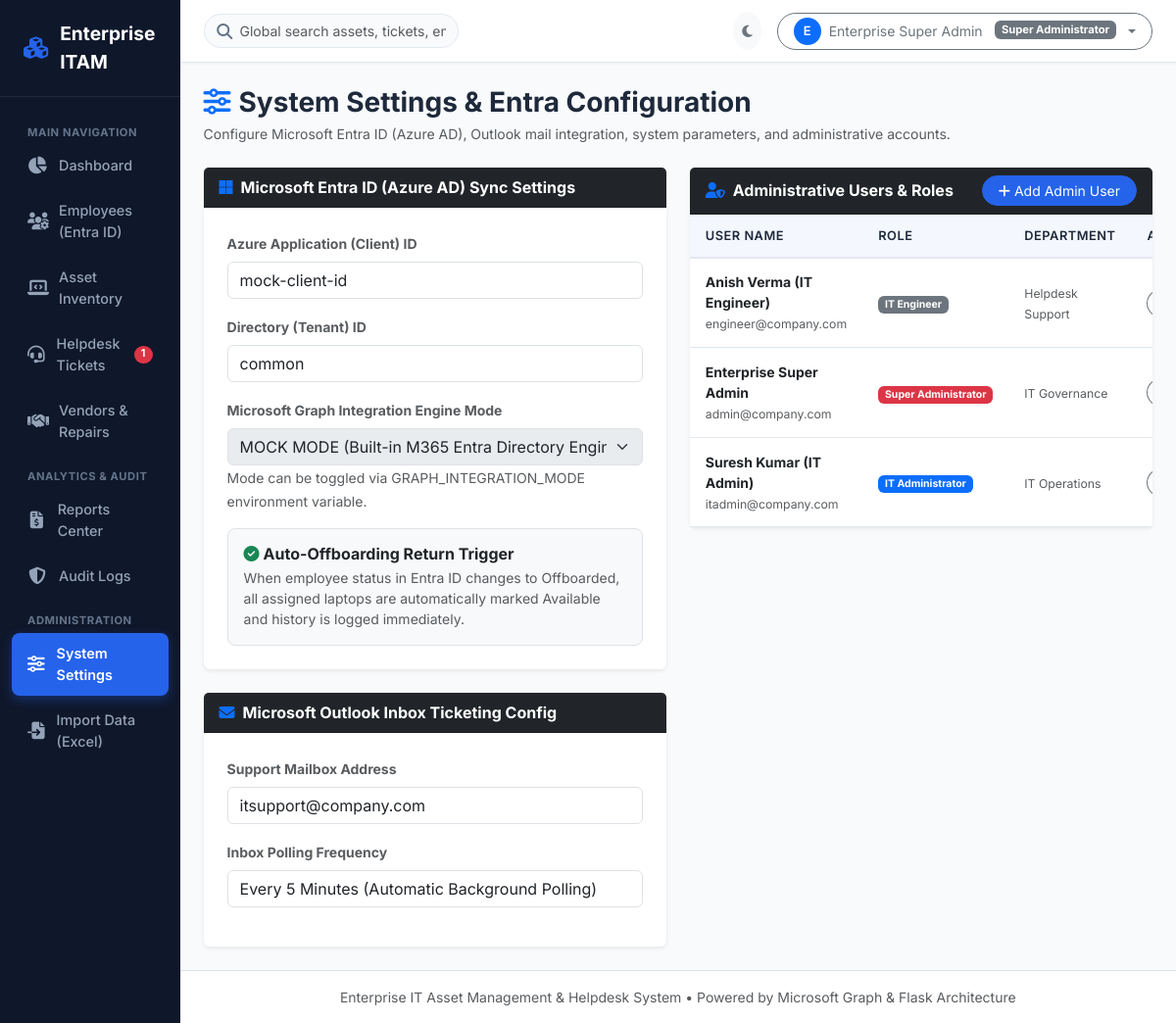
Screenshot of /settings/ (signed in) with the database file from the repository.
### app/models/user.py (models this page shows, shortened)
class User(UserMixin, db.Model):
    __tablename__ = 'users'
    id = db.Column(db.Integer, primary_key=True)
    username = db.Column(db.String(80), unique=True, nullable=False)
    email = db.Column(db.String(120), unique=True, nullable=False)
    full_name = db.Column(db.String(120), nullable=False)
    password_hash = db.Column(db.String(256), nullable=False)
    role = db.Column(db.String(50), nullable=False, default=Role.IT_ENGINEER)
    department = db.Column(db.String(100), default='IT Support')
    is_active = db.Column(db.Boolean, default=True)
    created_at = db.Column(db.DateTime, default=datetime.utcnow)
    last_login_at = db.Column(db.DateTime, nullable=True)
    assigned_tickets = db.relationship('Ticket', backref='assigned_engineer', lazy='dynamic', foreign_keys='Ticket.assigned_engineer_id')
    @property
    def is_super_admin(self):
        return self.role == Role.SUPER_ADMIN
    @property
    def is_it_admin(self):
        return self.role == Role.IT_ADMIN or self.role == Role.SUPER_ADMIN
    def can_change_settings(self):
        return self.is_super_admin

### app/blueprints/settings/routes.py (the view)
@settings_bp.route('/')
@login_required
def index():
    if not current_user.can_change_settings():
        flash('Access denied. Only Super Administrators can view system settings.', 'danger')
        return redirect(url_for('dashboard.index'))
    users = User.query.order_by(User.full_name.asc()).all()
    return render_template(
        'settings/index.html',
        users=users,
        roles=[Role.SUPER_ADMIN, Role.IT_ADMIN, Role.IT_ENGINEER],
        config=current_app.config
    )

### app/templates/settings/index.html (shortened to what this page needs)
{% extends "base.html" %}
{% block content %}
<div class="d-flex align-items-center justify-content-between mb-4">
    <div>
        <h3 class="fw-bold mb-1"><i class="fas fa-sliders text-primary me-2"></i>System Settings & Entra Configuration</h3>
        <p class="text-muted small mb-0">Configure Microsoft Entra ID (Azure AD), Outlook mail integration, system parameters, and administrative accounts.</p>
    </div>
</div>
<div class="row g-4">
    <div class="col-12 col-lg-6">
        <div class="card border-0 shadow-sm mb-4">
            <div class="card-header bg-dark text-white fw-bold">
                <i class="fab fa-microsoft me-2 text-primary"></i>Microsoft Entra ID (Azure AD) Sync Settings
            </div>
            <div class="card-body p-4">
                <div class="mb-3">
                    <label class="form-label small fw-bold text-muted">Azure Application (Client) ID</label>
                    <input type="text" class="form-control" value="{{ config.AZURE_CLIENT_ID }}" readonly>
                </div>
                <div class="mb-3">
                    <label class="form-label small fw-bold text-muted">Directory (Tenant) ID</label>
                    <input type="text" class="form-control" value="{{ config.AZURE_TENANT_ID }}" readonly>
                </div>
                <div class="mb-3">
                    <label class="form-label small fw-bold text-muted">Microsoft Graph Integration Engine Mode</label>
                    <select class="form-select" disabled>
                        <option value="MOCK" {% if config.GRAPH_INTEGRATION_MODE == 'MOCK' %}selected{% endif %}>MOCK MODE (Built-in M365 Entra Directory Engine)</option>
                    </select>
                    <small class="text-muted">Mode can be toggled via GRAPH_INTEGRATION_MODE environment variable.</small>
                </div>
                <div class="p-3 bg-light rounded-3 border">
                    <h6 class="fw-bold text-dark mb-1"><i class="fas fa-check-circle text-success me-1"></i>Auto-Offboarding Return Trigger</h6>
                    <p class="small text-muted mb-0">When employee status in Entra ID changes to Offboarded, all assigned laptops are automatically marked Available and history is logged immediately.</p>
                </div>
            </div>
        </div>
        <div class="card border-0 shadow-sm">
            <div class="card-header bg-dark text-white fw-bold">
                <i class="fas fa-envelope me-2 text-primary"></i>Microsoft Outlook Inbox Ticketing Config
            </div>
            <div class="card-body p-4">
                <div class="mb-3">
                    <label class="form-label small fw-bold text-muted">Support Mailbox Address</label>
                    <input type="email" class="form-control" value="itsupport@company.com" readonly>
                </div>
                <div class="mb-3">
                    <label class="form-label small fw-bold text-muted">Inbox Polling Frequency</label>
                    <input type="text" class="form-control" value="Every 5 Minutes (Automatic Background Polling)" readonly>
                </div>
            </div>
        </div>
    </div>
    <div class="col-12 col-lg-6">
        <div class="card border-0 shadow-sm">
            <div class="card-header bg-dark text-white fw-bold d-flex align-items-center justify-content-between">
                <span><i class="fas fa-user-shield me-2 text-primary"></i>Administrative Users & Roles</span>
                <button class="btn btn-primary btn-sm rounded-pill px-3" data-bs-toggle="modal" data-bs-target="#addUserModal">
                    <i class="fas fa-plus me-1"></i>Add Admin User
                </button>
            </div>
            <div class="table-responsive">
                <table class="table table-custom mb-0">
                    <thead>
                        <tr>
                            <th>User Name</th>
                            <th>Role</th>
                            <th>Department</th>
                            <th>Action</th>
                        </tr>
                    </thead>
                    <tbody>
                        {% for u in users %}
                        <tr>
                            <td>
                                <div class="fw-bold text-dark">{{ u.full_name }}</div>
                                <small class="text-muted">{{ u.email }}</small>
                            </td>
                            <td>
                                <span class="badge {% if u.role == 'Super Administrator' %}bg-danger{% elif u.role == 'IT Administrator' %}bg-primary{% else %}bg-secondary{% endif %}">
                                    {{ u.role }}
                                </span>
                            </td>
                            <td><small class="text-muted">{{ u.department }}</small></td>
                            <td>
                                <button class="btn btn-outline-secondary btn-sm rounded-circle p-1 px-2" data-bs-toggle="modal" data-bs-target="#editRoleModal{{ u.id }}" title="Change Role">
                                </button>
                            </td>
                        </tr>
                        {% endfor %}
                    </tbody>
                </table>
            </div>
        </div>
    </div>
</div>
{% endblock %}

### app/templates/base.html (shortened to what this page needs)
<!DOCTYPE html>
<html lang="en" data-theme="light">
<head>
    <link rel="stylesheet" href="https://cdnjs.cloudflare.com/ajax/libs/font-awesome/6.4.0/css/all.min.css">
    <link href="https://cdn.jsdelivr.net/npm/bootstrap@5.3.0/dist/css/bootstrap.min.css" rel="stylesheet">
    <link rel="stylesheet" href="{{ url_for('static', filename='css/style.css') }}">
</head>
<body>
    {% if current_user.is_authenticated %}
    <div class="d-flex" id="wrapper">
        <div id="sidebar-wrapper">
            <div class="sidebar-brand">
                <i class="fas fa-cubes"></i>
                <span>Enterprise ITAM</span>
            </div>
            <ul class="sidebar-nav">
                <li class="nav-label">Main Navigation</li>
                <li class="nav-item">
                    <a href="{{ url_for('dashboard.index') }}" class="nav-link {% if request.endpoint == 'dashboard.index' %}active{% endif %}">
                        <i class="fas fa-chart-pie"></i>
                        <span>Dashboard</span>
                    </a>
                </li>
                <li class="nav-item">
                    <a href="{{ url_for('employees.index') }}" class="nav-link {% if request.endpoint.startswith('employees.') %}active{% endif %}">
                        <i class="fas fa-users-gear"></i>
                        <span>Employees (Entra ID)</span>
                    </a>
                </li>
                <li class="nav-item">
                    <a href="{{ url_for('assets.index') }}" class="nav-link {% if request.endpoint.startswith('assets.') %}active{% endif %}">
                        <i class="fas fa-laptop-code"></i>
                        <span>Asset Inventory</span>
                    </a>
                </li>
                <li class="nav-item">
                    <a href="{{ url_for('tickets.index') }}" class="nav-link {% if request.endpoint.startswith('tickets.') %}active{% endif %}">
                        <i class="fas fa-headset"></i>
                        <span>Helpdesk Tickets</span>
                        {% if global_open_ticket_count > 0 %}
                        <span class="badge bg-danger rounded-pill ms-auto">{{ global_open_ticket_count }}</span>
                        {% endif %}
                    </a>
                </li>
                <li class="nav-item">
                    <a href="{{ url_for('vendors.index') }}" class="nav-link {% if request.endpoint.startswith('vendors.') %}active{% endif %}">
                        <i class="fas fa-handshake"></i>
                        <span>Vendors & Repairs</span>
                    </a>
                </li>
                <li class="nav-label">Analytics & Audit</li>
                <li class="nav-item">
                    <a href="{{ url_for('reports.index') }}" class="nav-link {% if request.endpoint.startswith('reports.') %}active{% endif %}">
                        <i class="fas fa-file-invoice-dollar"></i>
                        <span>Reports Center</span>
                    </a>
                </li>
                {% if current_user.is_super_admin %}
                <li class="nav-item">
                    <a href="{{ url_for('audit.index') }}" class="nav-link {% if request.endpoint.startswith('audit.') %}active{% endif %}">
                        <i class="fas fa-shield-halved"></i>
                        <span>Audit Logs</span>
                    </a>
                </li>
                <li class="nav-label">Administration</li>
                <li class="nav-item">
                    <a href="{{ url_for('settings.index') }}" class="nav-link {% if request.endpoint.startswith('settings.') %}active{% endif %}">
                        <i class="fas fa-sliders"></i>
                        <span>System Settings</span>
                    </a>
                </li>
                {% endif %}
                {% if current_user.is_it_admin %}
                <li class="nav-item">
                    <a href="{{ url_for('imports.index') }}" class="nav-link {% if request.endpoint.startswith('imports.') %}active{% endif %}">
                        <i class="fas fa-file-import"></i>
                        <span>Import Data (Excel)</span>
                    </a>
                </li>
                {% endif %}
            </ul>
        </div>
        <div id="page-content-wrapper" class="flex-grow-1 d-flex flex-column">
            <nav class="top-navbar d-flex align-items-center justify-content-between">
                <div class="d-flex align-items-center gap-3">
                    <div class="global-search d-none d-md-block">
                        <i class="fas fa-search"></i>
                        <form action="{{ url_for('assets.index') }}" method="GET">
                            <input type="text" name="q" class="form-control" placeholder="Global search assets, tickets, employees...">
                        </form>
                    </div>
                </div>
                <div class="d-flex align-items-center gap-3">
                    <button class="btn btn-light btn-sm rounded-circle p-2" id="theme-toggle-btn" title="Toggle Dark/Light Mode">
                        <i id="theme-icon" class="fas fa-moon text-secondary"></i>
                    </button>
                    <div class="dropdown">
                        <button class="btn btn-outline-secondary btn-sm dropdown-toggle d-flex align-items-center gap-2 rounded-pill px-3" type="button" data-bs-toggle="dropdown">
                            <div class="bg-primary text-white rounded-circle d-flex align-items-center justify-content-center" style="width: 28px; height: 28px; font-weight: 600; font-size: 0.8rem;">
                                {{ current_user.full_name[0] }}
                            </div>
                            <span class="d-none d-sm-inline font-weight-medium">{{ current_user.full_name }}</span>
                            <span class="badge bg-secondary ms-1" style="font-size: 0.7rem;">{{ current_user.role }}</span>
                        </button>
                    </div>
                </div>
            </nav>
            <div class="toast-container position-fixed top-0 end-0 p-3">
            </div>
            <main class="container-fluid p-4 flex-grow-1">
                {% block content %}{% endblock %}
            </main>
            <footer class="footer mt-auto py-3 bg-white border-top text-center text-muted small">
                <div class="container">
                    Enterprise IT Asset Management & Helpdesk System &bull; Powered by Microsoft Graph & Flask Architecture
                </div>
            </footer>
        </div>
    </div>
    {% else %}
        {% block login_content %}{% endblock %}
    {% endif %}
</body>
</html>

### rows the page displays
User: full_name "E", full_name "Enterprise Super Admin", role "Super Administrator", email "admin@company.com", department "IT Governance"
User: full_name "Anish Verma (IT Engineer)", email "engineer@company.com", role "IT Engineer", department "Helpdesk Support"
User: full_name "Suresh Kumar (IT Admin)", email "itadmin@company.com", role "IT Administrator", department "IT Operations"

### other values shown
{{ global_open_ticket_count }} "1"
